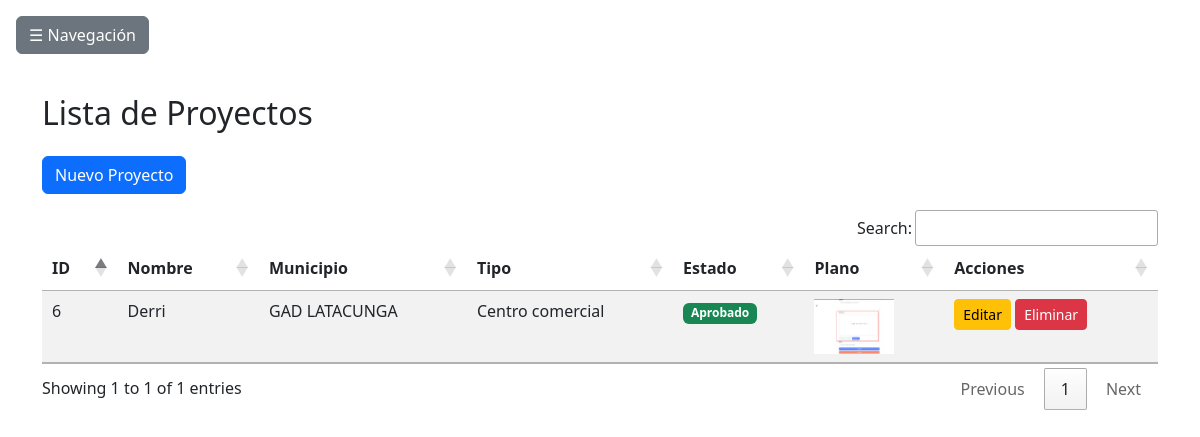
The page /proyectos/ on the database its author committed.
### Aplicaciones/Permisos/models.py (models this page shows, shortened)
class Proyecto(models.Model):
    ESTADO_PROYECTO = [
        ("ingresado", "Ingresado"),
        ("aprobado", "Aprobado"),
        ("rechazado", "Rechazado"),
    ]
    TIPO_PROYECTO_CHOICES = [
        ("casa_pequena_1p", "Casa pequeña de una planta"),
        ("casa_mediana_1p", "Casa mediana de una planta"),
        ("casa_grande_1p", "Casa grande de una planta"),
        ("casa_pequena_2p", "Casa pequeña de 2 plantas"),
        ("casa_mediana_2p", "Casa mediana de 2 plantas"),
        ("casa_grande_2p", "Casa grande de 2 plantas"),
        ("casa_3p", "Casa de 3 plantas"),
        ("casa_mas_3p", "Casa de +3 plantas"),
        ("local_pequeno_1p", "Local pequeño de 1 planta"),
        ("local_mediano_1p", "Local mediano de 1 planta"),
        ("local_grande_1p", "Local grande de 1 planta"),
        ("local_mediano_2p", "Local mediano de 2 plantas"),
        ("local_grande_2p", "Local grande de 2 plantas"),
        ("local_3p", "Local de 3 plantas"),
        ("local_mas_3p", "Local de +3 plantas"),
        ("zona_recreativa", "Zona recreativa"),
        ("centro_comercial", "Centro comercial"),
        ("gasolinera", "Gasolinera"),
        ("condominio", "Condominio"),
        ("edificio_estado", "Edificio del estado"),
        ("espacios_salud", "Espacios de salud"),
    ]
    nombre = models.CharField(
        max_length=100,
        validators=[RegexValidator(regex=r'^[a-zA-Z0-9\s]+$', message="Solo se permiten letras y números.")]
    )
    descripcion = models.TextField(max_length=1000)
    municipio = models.ForeignKey("Municipio", on_delete=models.CASCADE)
    tipo_proyecto = models.CharField(max_length=50, choices=TIPO_PROYECTO_CHOICES)
    area_verde = models.BooleanField(default=False)
    servicios_basicos = models.BooleanField(default=False)
    facil_acceso = models.BooleanField(default=False)
    estado = models.CharField(max_length=10, choices=ESTADO_PROYECTO, default="ingresado")
    responsable = models.CharField(
        max_length=100,
        validators=[RegexValidator(regex=r'^[a-zA-Z\s]+$', message="Solo se permiten letras.")]
    )
    email = models.EmailField(validators=[EmailValidator(message="Debe ser un email válido.")])
    plano = models.ImageField(upload_to='planos', null=True, blank=True)  # 🖼️ Nuevo campo para subir imágenes

class Municipio(models.Model):
    nombre = models.CharField(max_length=100, unique=True)
    zonas = models.IntegerField()  # Número entero entre 3 y 100

### Aplicaciones/Permisos/views.py (the view)
# urls.py: path('proyectos/', views.listar_proyectos, name='listar_proyectos'),
def listar_proyectos(request):
    proyectos = Proyecto.objects.all()
    return render(request, 'proyectos/listar.html', {'proyectos': proyectos})

### Aplicaciones/Permisos/templates/proyectos/listar.html (shortened to what this page needs)
{% extends "base.html" %}
{% block content %}
<div class="d-flex justify-content-between align-items-center mb-3">
    <h2>Lista de Proyectos</h2>
</div>
<div class="d-flex justify-content-between align-items-center mb-3">
    <a href="{% url 'crear_proyecto' %}" class="btn btn-primary">Nuevo Proyecto</a> <br>
</div>
<table class="table table-striped datatable">
    <thead class="thead-dark">
        <tr>
            <th>ID</th>
            <th>Nombre</th>
            <th>Municipio</th>
            <th>Tipo</th>
            <th>Estado</th>
            <th>Plano</th>
            <th>Acciones</th>
        </tr>
    </thead>
    <tbody>
        {% for proyecto in proyectos %}
        <tr>
            <td>{{ proyecto.id }}</td>
            <td>{{ proyecto.nombre }}</td>
            <td>{{ proyecto.municipio.nombre }}</td>
            <td>{{ proyecto.get_tipo_proyecto_display }}</td>
            <td>
                <span class="badge bg-{% if proyecto.estado == 'aprobado' %}success{% elif proyecto.estado == 'rechazado' %}danger{% else %}warning{% endif %}">
                    {{ proyecto.get_estado_display }}
                </span>
            </td>
            <td>
                {% if proyecto.plano %}
                    <img src="{{ proyecto.plano.url }}" alt="Plano" width="80">
                {% else %}
                    <span class="text-muted">No disponible</span>
                {% endif %}
            </td>
            <td>
                <a href="{% url 'editar_proyecto' proyecto.id %}" class="btn btn-warning btn-sm">Editar</a>
                <a href="{% url 'eliminar_proyecto' proyecto.id %}" class="btn btn-danger btn-sm">Eliminar</a>
            </td>
        </tr>
        {% empty %}
        <tr><td colspan="7" class="text-center">No hay proyectos registrados.</td></tr>
        {% endfor %}
    </tbody>
</table>
{% endblock %}

### Aplicaciones/Permisos/templates/base.html (style rules this page uses)
body { overflow-x: hidden; }

### rows shown on the page
Proyecto: id "6", nombre "Derri", municipio.nombre "GAD LATACUNGA", tipo_proyecto "Centro comercial", estado "Aprobado", plano (picture)
